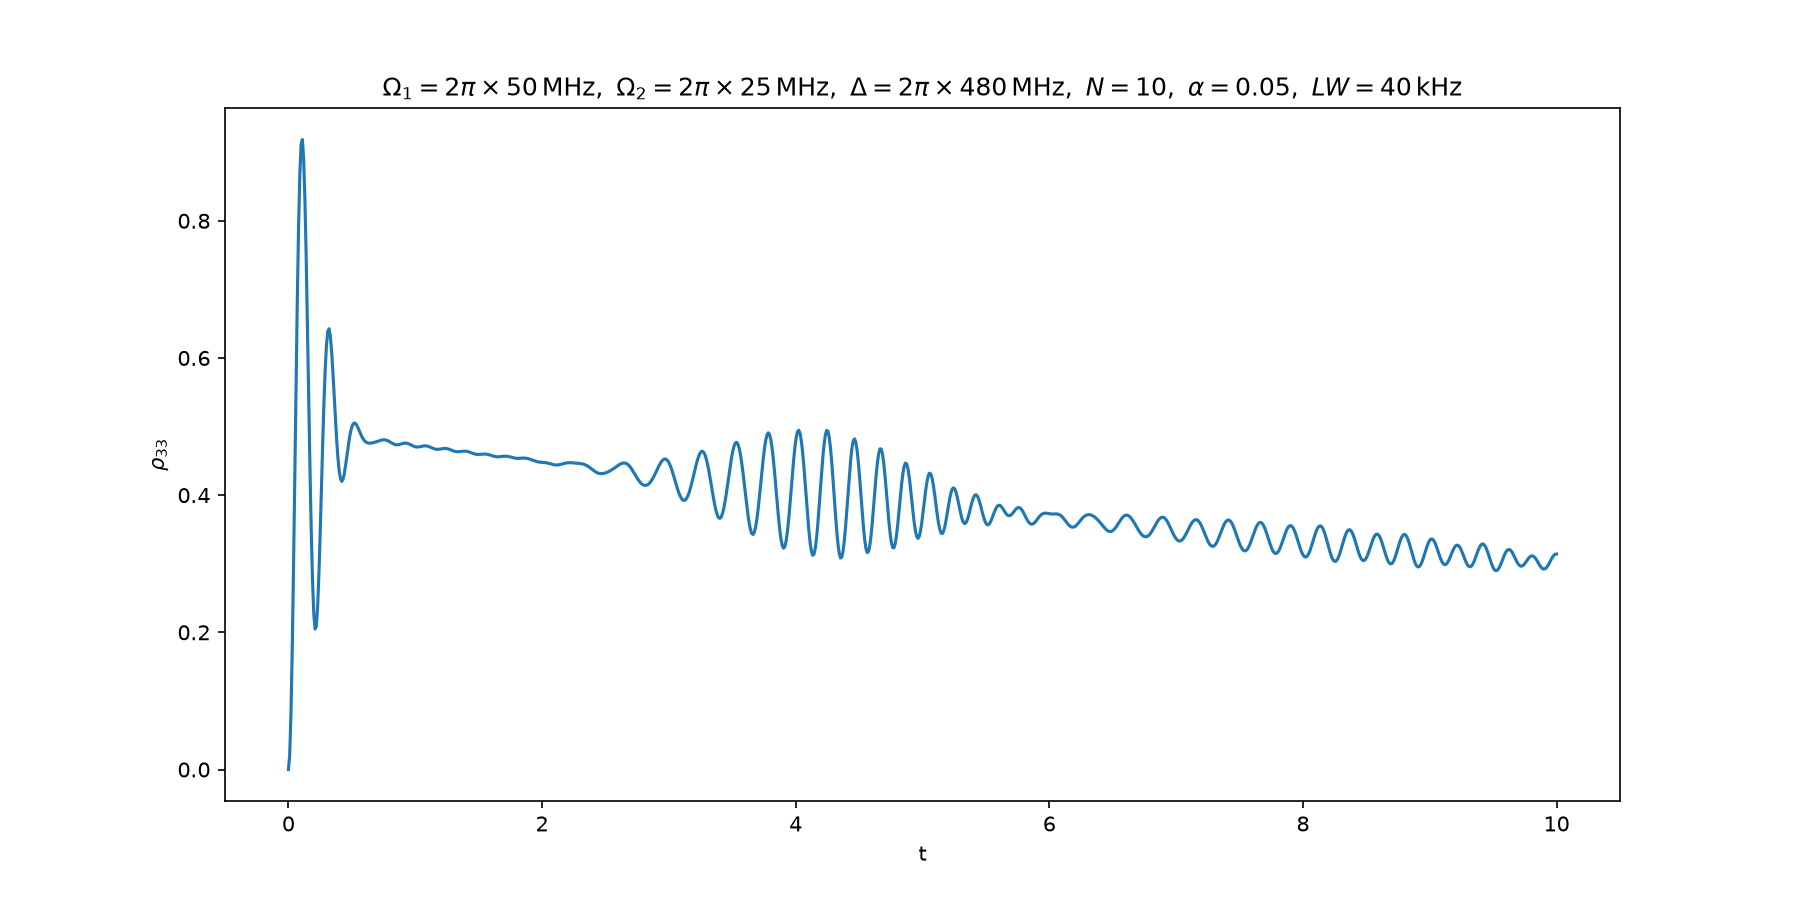

The Python source for this figure:
"""Theory-only model of collective Rabi dynamics in a driven three-level system.

Unpublished exploratory work (never turned into a paper). Models a Lambda-type
three-level atom (ground |1>, intermediate, and a collectively-coupled state
|3>) driven by two fields with Rabi frequencies x1, x2 detuned by delta from
the intermediate state, adiabatically eliminated into an effective two-level
Lindblad master equation for rho. The sqrt(N) enhancement of the effective
two-photon coupling models N atoms coupled collectively (e.g. to a shared
Rydberg state or cavity mode). Poisson-averaging over N accounts for shot
to shot atom-number fluctuations in a loaded ensemble.
"""

from pathlib import Path

import matplotlib

matplotlib.use("Agg")
import matplotlib.pyplot as plt
import numpy as np
from scipy import integrate
from scipy import stats


def threelevel(t, rho, NN, x1, x2, delta, LW):
    """Master-equation RHS for populations/coherences of the Lambda system."""
    rho11, rho13, rho31, rho33 = rho

    x1 = x1 * 2 * np.pi / 2
    x2 = x2 * 2 * np.pi / 2
    delta = delta * 2 * np.pi
    int_decay = 6 * 2 * np.pi
    LW = LW * 2 * np.pi * 2.355

    decay_cross = complex(0, np.sqrt(NN) * x1 * x2 / delta)
    decay_33 = (x2**2) * int_decay / (delta**2)
    decay_13 = (x1**2 + x2**2) * int_decay / (4 * delta**2) + LW / 2

    drho11dt = decay_33 * rho33 + decay_cross * (rho13 - rho31)
    drho33dt = -decay_33 * rho33 - decay_cross * (rho13 - rho31)
    drho13dt = -decay_cross * (rho33 - rho11) - decay_13 * rho13
    drho31dt = decay_cross * (rho33 - rho11) - decay_13 * rho31

    return [drho11dt, drho13dt, drho31dt, drho33dt]


def twolevel_Navg(x, a, alpha, x1, x2, delta, LW, N):
    """rho33(t) Poisson-averaged over atom number N, with amplitude/decay envelope.

    Integration horizon is capped at max(x) rather than a fixed t=50, which
    gives the same dense-output trajectory over the range of interest much
    more cheaply.
    """
    t_end = max(float(np.max(x)), 1e-3)
    y_list = np.zeros(x.size)
    for j in range(1, int(N + np.sqrt(N) * 3), 1):
        seed = stats.poisson.pmf(j, N)
        sol = integrate.solve_ivp(
            threelevel,
            [0, t_end],
            [complex(1, 0), complex(0, 0), complex(0, 0), complex(0, 0)],
            args=(j, x1, x2, delta, LW),
            dense_output=True,
        )
        y_list += a * np.exp(-alpha * x) * seed * sol.sol(x)[3].real
    return y_list


def main():
    t_2 = np.linspace(0, 10, 1000)
    z2_theory = twolevel_Navg(t_2, 1, 0.05, 100, 14, 480, 0.04, 10)

    fig = plt.figure(figsize=(12, 6))
    plt.plot(t_2, z2_theory)
    plt.xlabel("t")
    plt.ylabel(r"$\rho_{33}$")
    plt.title(
        r"$\Omega_1 = 2\pi\times 50\,\mathrm{MHz},\ "
        r"\Omega_2 = 2\pi\times 25\,\mathrm{MHz},\ "
        r"\Delta = 2\pi\times 480\,\mathrm{MHz},\ N = 10,\ "
        r"\alpha = 0.05,\ LW = 40\,\mathrm{kHz}$"
    )
    fig.savefig(Path(__file__).with_suffix(".png"), dpi=150)
    print(f"Saved figure to {Path(__file__).with_suffix('.png')}")


if __name__ == "__main__":
    main()
